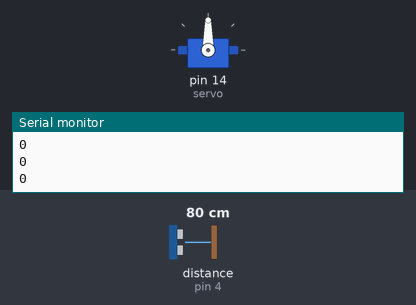
A sketch run on a simulated Arduino Uno, built with avr-gcc and run on an emulated ATmega328P. Shown: servo, the last lines printed to the serial monitor. Wiring (inferred from the names in the program): ultrasonic range finder: trigger pin 2; echo pin 4. The inputs (shaded band) are chosen by the test bench; at power-on: distance to the obstacle (sensor on pin 4) 80 cm. The echo pulse lasts 58.3 µs per cm.

Above: at 1.2 s.
1.3 s: distance to the obstacle (sensor on pin 4) set to 2 cm
At 1.67 s:
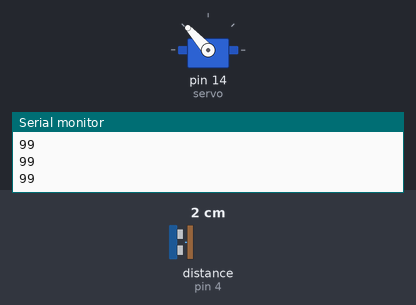
4.3 s: distance to the obstacle (sensor on pin 4) set to 4 cm
At 4.7 s:
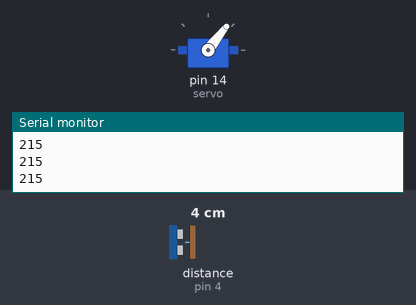
Timing chart, 0 to 13.3 s (numbered marks = the images above; inputs shaded):
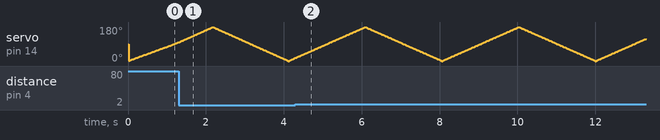

The sketch:

Sonar.ino
```cpp
#include <Servo.h>

const byte SERVO_PIN = 14; //analog pin 0
const byte TRIGGER_PIN = 2;
const byte ECHO_PIN = 4;
const int MEASURE_TIMEOUT = 3000; // 6ms = ~1m a 340m/s aller retour
const float SOUND_SPEED = 340.0 / 1000; //en mm/us

Servo servo;
int angle = 1;
bool invertDirection = false;

void setup() {

  pinMode(14,OUTPUT);
  servo.attach(14);

  pinMode(TRIGGER_PIN, OUTPUT);
  digitalWrite(TRIGGER_PIN, LOW);
  pinMode(ECHO_PIN, INPUT);

  Serial.begin(115200);
  Serial.println("Ready");

}

void loop() {

  //Lancement de la mesure
  digitalWrite(TRIGGER_PIN, HIGH);
  delayMicroseconds(10);
  digitalWrite(TRIGGER_PIN, LOW);

  //Mesure
  long measure = pulseIn(ECHO_PIN, HIGH, MEASURE_TIMEOUT); //Blocking (~5ms)
  float distance_mm = measure / 2.0 * SOUND_SPEED;

  delay(10);

  Serial.println(measure);

  //Rotation du servo
  if(angle >= 180 || angle <= 0)
    invertDirection = !invertDirection;
  angle += (invertDirection) ? -1 : 1;
  servo.write(angle);

/*
  // Fait bouger le bras de 0° à 180°
  for (int position = 0; position <= 180; position++) {
    servo.write(position);
    delay(15);
  }

  // Fait bouger le bras de 180° à 10°
  for (int position = 180; position >= 0; position--) {
    servo.write(position);
    delay(15);
  }
  */
}
```
